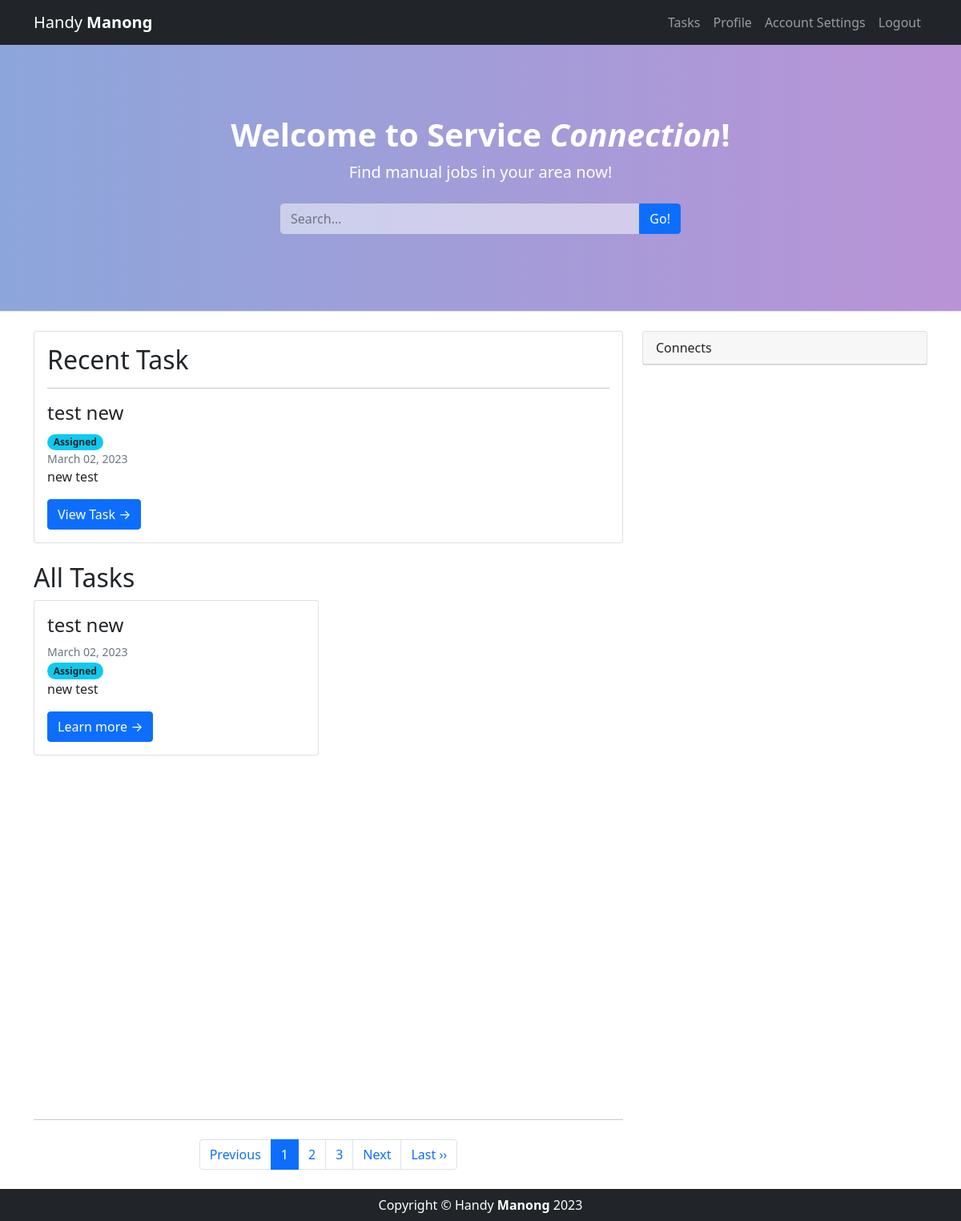
/main/timeline.php (signed in), run on the app's committed database.
### tables this page shows
CREATE TABLE `tbl_task` (
  `id` int(128) NOT NULL,
  `task_finder` varchar(128) NOT NULL,
  `task_category` varchar(128) NOT NULL,
  `task_status` varchar(128) NOT NULL DEFAULT 'Pending',
  `task_desc` varchar(128) NOT NULL,
  `task_provider` int(128) DEFAULT NULL,
  `task_date` date NOT NULL DEFAULT current_timestamp(),
  `task_location` varchar(128) NOT NULL,
  `task_title` varchar(128) NOT NULL
);

### main/timeline.php (the view, shortened to what this page needs)
<!DOCTYPE html>
<html lang="en">
    <head>
        <link href="styles.css" rel="stylesheet" />
        <link href="main.css" rel="stylesheet" />
    </head>
    <body>
        <nav class="navbar navbar-expand-lg navbar-dark bg-dark fixed-top">
            <div class="container">
                <a class="navbar-brand" href="timeline.php">Handy <strong>Manong</strong></a>
                <div class="collapse navbar-collapse" id="navbarSupportedContent">
                    <ul class="navbar-nav ms-auto mb-2 mb-lg-0">
                        <li class="nav-item"><a class="nav-link" href="tasks.php">Tasks</a></li>
                        <li class="nav-item"><a class="nav-link" href="profile.php">Profile</a></li>
                        <li class="nav-item"><a class="nav-link" href="account.php">Account Settings</a></li>
                        <li class="nav-item"><a class="nav-link" aria-current="page" href="../auth/logout.php">Logout</a></li>
                    </ul>
                </div>
            </div>
        </nav>
        <header class="mt-5 py-5 bg-light border-bottom mb-4 text-white">
            <div class="container">
                <div class="text-center my-5">
                    <h1 class="fw-bolder">Welcome to Service <em>Connection</em>!</h1>
                    <p class="lead mb-0">Find manual jobs in your area now!</p>
                    <br>
                    <form action="tasks.php" method="post">
                    <div class="input-group" style="max-width:500px;margin:auto;">
                        <input class="form-control" name="search" type="text" placeholder="Search..." aria-label="Search..." aria-describedby="button-search" style="background-color:rgba(255,255,255,0.5);color:#fff;"/>
                        <button class="btn btn-primary" id="button-search" type="submit">Go!</button>
                    </div>
                    </form>
                </div>
            </div>
        </header>
        <div class="container">
            <div class="row">
                <div class="col-lg-8">
                    <?php
                    if(isset($_POST["search"])){
                        echo "<h2 class=\"card-title\">Task</h2>";
                    echo "<div class=\"row row-cols-1 row-cols-md-2\">";
                            require_once "../includes/connect.php";
                            $id = $_SESSION["id"];
                            $search = $_POST['search'];
                            $category = $_SESSION["category"];
                            $sql = "SELECT * FROM `tbl_task` WHERE ((task_title LIKE '%$search%') OR (task_desc LIKE '%$search%')) AND task_category = like '%$category%' AND task_provider = $id ORDER BY id DESC";
                            $result = mysqli_query($conn, $sql);
                                $num = mysqli_num_rows($result);
                                if($num == 0) {
                                    echo "<i mb-5>No related task to show.</i>";
                                }else{
                                    while($row = mysqli_fetch_array($result)){
                                        echo "<div class=\"col\">";
                                        echo "<div class=\"card mb-4\">";
                                        echo "<div class=\"card-body\">";
                                        $date=date_create($row['task_date']);
                                        echo "<h2 class=\"card-title h4\">".$row['task_title']."</h2>";
                                        echo "<div class=\"small text-muted\">".date_format($date,"F d, Y")."</div>";
                                        if($row['task_status']=='Pending'){
                                            echo "<span class=\"badge rounded-pill bg-warning text-dark\">".$row['task_status']."</span>";
                                        }elseif($row['task_status']=='Assigned'){
                                            echo "<span class=\"badge rounded-pill bg-info text-dark\">".$row['task_status']."</span>";
                                        }elseif($row['task_status']=='Rejected'){
                                            echo "<span class=\"badge rounded-pill bg-danger\">".$row['task_status']."</span>";
                                        }elseif($row['task_status']=='Done'){
                                            echo "<span class=\"badge rounded-pill bg-success\">".$row['task_status']."</span>";
                                        }else{
                                            header("location: finder.php?error=undefine");
                                        }
                                        echo "<p class=\"card-text related\">".$row['task_desc']."</p>";
                                        echo "<a class=\"btn btn-primary\" href=\"task-view.php?uid=".$_SESSION["id"]."&tid=".$row['id']."&category=".$row['task_category']."\">Learn more →</a>";
                                        echo "</div>";
                                        echo "</div>";
                                        echo "</div>";
                                    }
                                }
                    echo "</div>";
                    }else{
                        echo "<div class=\"card mb-4\">";
                        echo "<div class=\"card-body\">";
                            echo "<h2 class=\"card-title\">Recent Task</h2>";
                            echo "<hr>";
                                require_once "../includes/connect.php";
                                $id = $_SESSION["id"];
                                $category = $_SESSION["category"];
                                $sql = "SELECT * FROM `tbl_task` WHERE task_category LIKE '%$category%' AND task_provider = $id ORDER BY id DESC LIMIT 1 ";
                                $result = mysqli_query($conn, $sql);
                                $num = mysqli_num_rows($result);
                                if($num == 0) {
                                    echo "<i>No related task.</i>";
                                }else{
                                    while($row = mysqli_fetch_array($result)){
                                        echo "<h2 class=\"card-title h4 position-relative\">".stripslashes($row['task_title'])."</h2>";
                                        if($row['task_status']=='Pending'){
                                            echo "<span class=\"badge rounded-pill bg-warning text-dark\">".$row['task_status']."</span>";
                                        }elseif($row['task_status']=='Assigned'){
                                            echo "<span class=\"badge rounded-pill bg-info text-dark\">".$row['task_status']."</span>";
                                        }elseif($row['task_status']=='Rejected'){
                                            echo "<span class=\"badge rounded-pill bg-danger\">".$row['task_status']."</span>";
                                        }elseif($row['task_status']=='Done'){
                                            echo "<span class=\"badge rounded-pill bg-success\">".$row['task_status']."</span>";
                                        }else{
                                            header("location: finder.php?error=undefine");
                                        }
                                        $date=date_create($row['task_date']);
                                        echo "<div class=\"small text-muted\">".date_format($date,"F d, Y")."</div>";
                                        echo "<p class=\"card-text related\">".stripslashes($row['task_desc'])."</p>";
                                        echo "<a class=\"btn btn-primary\" href=\"task-view.php?uid=".$_SESSION["id"]."&tid=".$row['id']."&category=".$row['task_category']."\">View Task →</a>";
                                    }
                                }
                        echo"</div>";
                    echo "</div>";
                    echo "<h2 class=\"card-title\">All Tasks</h2>";
                    echo "<div class=\"row row-cols-1 row-cols-md-2 mb-5\" style=\"overflow-x: hidden;overflow-y: auto;height:600px;\">";
                    require_once "../includes/connect.php";
                    if (isset($_GET['page_no']) && $_GET['page_no']!="") {
                        $page_no = $_GET['page_no'];
                    }else {
                        $page_no = 1;
                    }
                    $total_records_per_page = 4;
                    $offset = ($page_no-1) * $total_records_per_page;
                    $previous_page = $page_no - 1;
                    $next_page = $page_no + 1;
                    $result_count = mysqli_query($conn,"SELECT COUNT(*) As total_records FROM tbl_task");
                    $total_records = mysqli_fetch_array($result_count);
                    $total_records = $total_records['total_records'];
                    $total_no_of_pages = ceil($total_records / $total_records_per_page);
                            $id = $_SESSION["id"];
                            $category = $_SESSION["category"];
                            $sql = "SELECT * FROM `tbl_task` WHERE task_category like '%$category%' AND task_provider = $id ORDER BY id DESC LIMIT $offset, $total_records_per_page";
                            $result = mysqli_query($conn, $sql);
                                $num = mysqli_num_rows($result);
                                if($num == 0) {
                                    echo "<i mb-5>No related task to show.</i>";
                                }else{
                                    while($row = mysqli_fetch_array($result)){
                                        echo "<div class=\"col\">";
                                        echo "<div class=\"card mb-4\">";
                                        echo "<div class=\"card-body\">";
                                        $date=date_create($row['task_date']);
                                        echo "<h2 class=\"card-title h4\">".$row['task_title']."</h2>";
                                        echo "<div class=\"small text-muted\">".date_format($date,"F d, Y")."</div>";
                                        if($row['task_status']=='Pending'){
                                            echo "<span class=\"badge rounded-pill bg-warning text-dark\">".$row['task_status']."</span>";
                                        }elseif($row['task_status']=='Assigned'){
                                            echo "<span class=\"badge rounded-pill bg-info text-dark\">".$row['task_status']."</span>";
                                        }elseif($row['task_status']=='Rejected'){
                                            echo "<span class=\"badge rounded-pill bg-danger\">".$row['task_status']."</span>";
                                        }elseif($row['task_status']=='Done'){
                                            echo "<span class=\"badge rounded-pill bg-success\">".$row['task_status']."</span>";
                                        }else{
                                            header("location: finder.php?error=undefine");
                                        }
                                        echo "<p class=\"card-text related\">".$row['task_desc']."</p>";
                                        echo "<a class=\"btn btn-primary\" href=\"task-view.php?tid=".$row['id']."\">Learn more →</a>";
                                        echo "</div>";
                                        echo "</div>";
                                        echo "</div>";
                                    }
                                }
                    echo "</div>";
                    }
                    ?>
                    <nav aria-label="Pagination">
                        <hr class="my-0" />
                    <ul class="pagination justify-content-center my-4">
                        <li class='page-item' <?php if($page_no <= 1){ echo "class='page-item disabled'"; } ?>>
                            <a class='page-link'<?php if($page_no > 1){ echo "href='?page_no=$previous_page'"; } ?>>Previous</a>
                        </li>
                        <?php
                            if ($total_no_of_pages <= 10){
                                for ($counter = 1; $counter <= $total_no_of_pages; $counter++){
                                    if ($counter == $page_no) {
                                echo "<li class='page-item active'><a class='page-link'>$counter</a></li>";
                                        }else{
                                echo "<li class='page-item'><a class='page-link' href='?page_no=$counter'>$counter</a></li>";
                                        }
                                }
                        }
                    ?>
                        <li class='page-item' <?php if($page_no >= $total_no_of_pages){ echo "class='disabled'"; } ?>>
                        <a class='page-link' <?php if($page_no < $total_no_of_pages) { echo "href='?page_no=$next_page'"; } ?>>Next</a>
                        </li>
                        <?php if($page_no < $total_no_of_pages){
                            echo "<li class='page-item'><a class='page-link' href='?page_no=$total_no_of_pages'>Last &rsaquo;&rsaquo;</a></li>";
                            } ?>
                    </ul>
                </nav>
                </div>
                <div class="col-lg-4">
                    <div class="card mb-4">
                        <div class="card-header">Connects</div>
                    </div>
                </div>
            </div>
        </div>
        <footer class="py-2 bg-dark">
            <div class="container"><p class="m-0 text-center text-white">Copyright &copy; Handy <strong>Manong</strong> 2023</p></div>
        </footer>
    </body>
</html>

### main/main.css (style rules this page uses)
header.bg-light { background: #B993D6; background: -webkit-linear-gradient(to right, #8CA6DB, #B993D6); background: linear-gradient(to right, #8CA6DB, #B993D6); }

### main/timeline.php (style rules this page uses)
.card-text { overflow: hidden; text-overflow: ellipsis; display: -webkit-box; -webkit-line-clamp: 2; line-clamp: 2; -webkit-box-orient: vertical; }

### data on the page
tbl_task: task_title "test new", task_status "Assigned", task_date "March 02, 2023", task_desc "new test"
